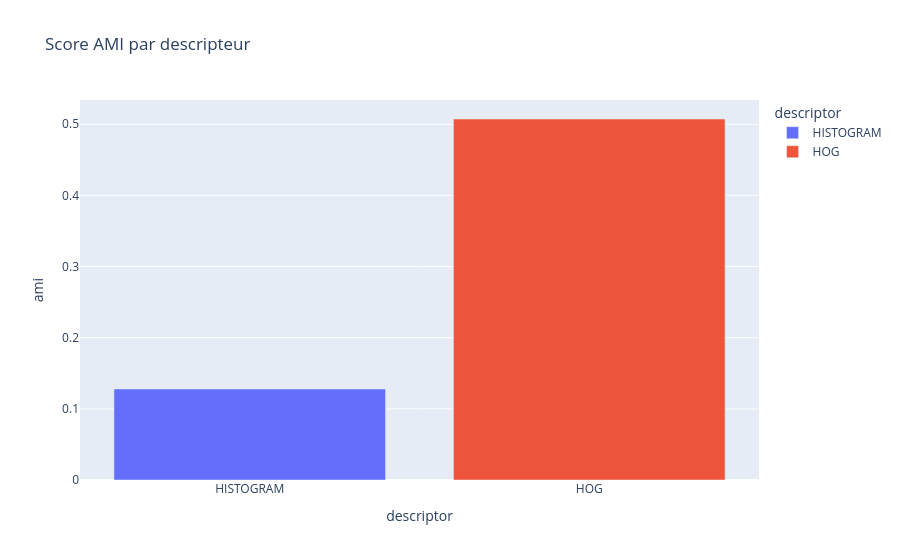

Here is the notebook cell this chart was saved with:
### Code cell
fig = px.bar(df_metric, x="descriptor", y="ami", color="descriptor",
             title="Score AMI par descripteur")
fig

### Figure 1 — Plotly figure (JSON) as saved in the notebook; plotly's stock layout.template omitted (floating-point values rounded to 4 significant figures)
{"data": [{"alignmentgroup": "True", "hovertemplate": "descriptor=%{x}<br>ami=%{y}<extra></extra>", "legendgroup": "HISTOGRAM", "marker": {"color": "#636efa", "pattern": {"shape": ""}}, "name": "HISTOGRAM", "offsetgroup": "HISTOGRAM", "orientation": "v", "showlegend": true, "textposition": "auto", "type": "bar", "x": ["HISTOGRAM"], "xaxis": "x", "y": [0.128], "yaxis": "y"}, {"alignmentgroup": "True", "hovertemplate": "descriptor=%{x}<br>ami=%{y}<extra></extra>", "legendgroup": "HOG", "marker": {"color": "#EF553B", "pattern": {"shape": ""}}, "name": "HOG", "offsetgroup": "HOG", "orientation": "v", "showlegend": true, "textposition": "auto", "type": "bar", "x": ["HOG"], "xaxis": "x", "y": [0.5074], "yaxis": "y"}], "layout": {"barmode": "relative", "legend": {"title": {"text": "descriptor"}, "tracegroupgap": 0}, "title": {"text": "Score AMI par descripteur"}, "xaxis": {"anchor": "y", "categoryarray": ["HISTOGRAM", "HOG"], "categoryorder": "array", "domain": [0, 1], "title": {"text": "descriptor"}}, "yaxis": {"anchor": "x", "domain": [0, 1], "title": {"text": "ami"}}}}
